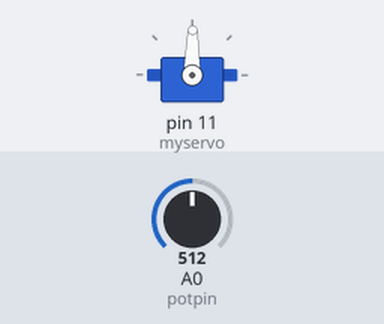
Simulated run of this sketch. Board: Arduino Uno, built with avr-gcc and run on an emulated ATmega328P. Parts: servo. The test bench sets the inputs (shaded band); at power-on: A0 (potpin) = 512.

Above: at 1.2 s.
1.3 s: A0 (potpin) set to 716
At 2.3 s:
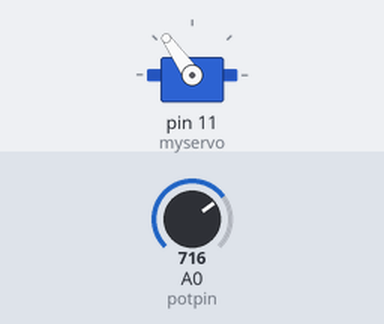
2.8 s: A0 (potpin) set to 900
At 3.1 s:
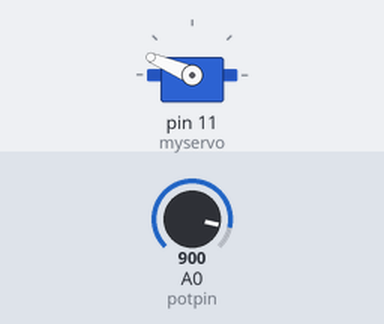
4.3 s: A0 (potpin) set to 1023
At 4.6 s:
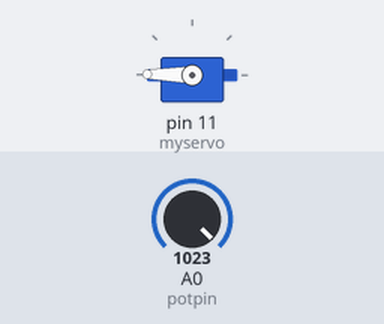
5.8 s: A0 (potpin) set to 306
At 6.6 s:
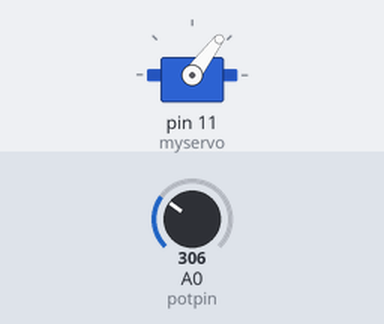
7.3 s: A0 (potpin) set to 122
At 8.1 s:
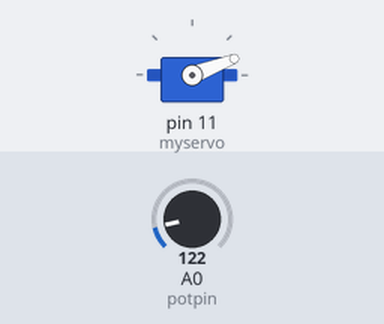
8.8 s: A0 (potpin) set to 511
At 10.1 s:
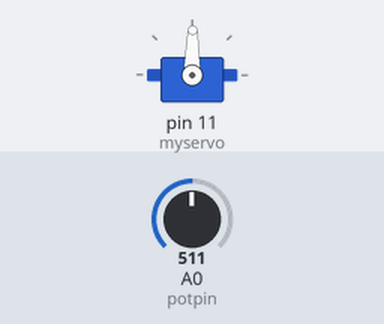
Timing chart, 0 to 11.3 s (numbered marks = the images above; inputs shaded):
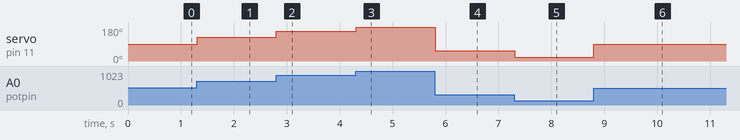

The sketch:

_03_ServoKnobControl.ino
```cpp
// Controlling a servo position using a potentiometer (variable resistor)
// by Michal Rinott <http://people.interaction-ivrea.it/m.rinott>

#include <Servo.h>

Servo myservo;  // create servo object to control a servo

int potpin = 0;  // analog pin used to connect the potentiometer
int val;    // variable to read the value from the analog pin

int servoPin = 11; // out pin for servo control.

void setup()
{
  myservo.attach(11);  // attaches the servo on pin 9 to the servo object
}

void loop()
{
  val = analogRead(potpin);            // reads the value of the potentiometer (value between 0 and 1023)
  val = map(val, 0, 1023, 0, 179);     // scale it to use it with the servo (value between 0 and 180)
  myservo.write(val);                  // sets the servo position according to the scaled value
  delay(15);                           // waits for the servo to get there
}
```

Measured:
- after the input at 1.3 s, servo on pin 11 (myservo): 89° → 125° at once
- after the input at 2.8 s, servo on pin 11 (myservo): 125° → 157° at once
- after the input at 4.3 s, servo on pin 11 (myservo): 157° → 179° at once
- after the input at 5.8 s, servo on pin 11 (myservo): 179° → 53° at once
- after the input at 7.3 s, servo on pin 11 (myservo): 53° → 21° at once
- after the input at 8.8 s, servo on pin 11 (myservo): 21° → 89° at once
